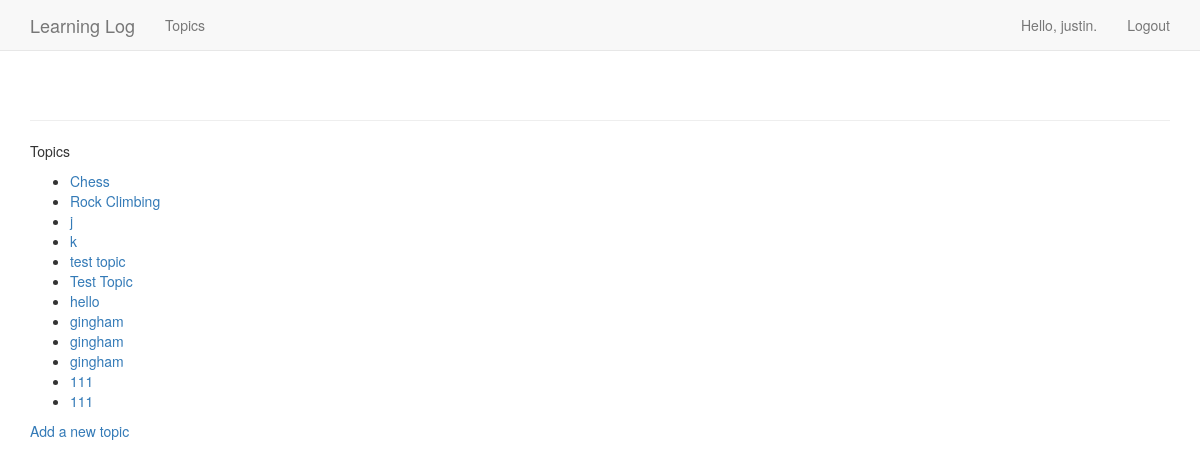
Before: /topics/ (signed in) with the older database file.
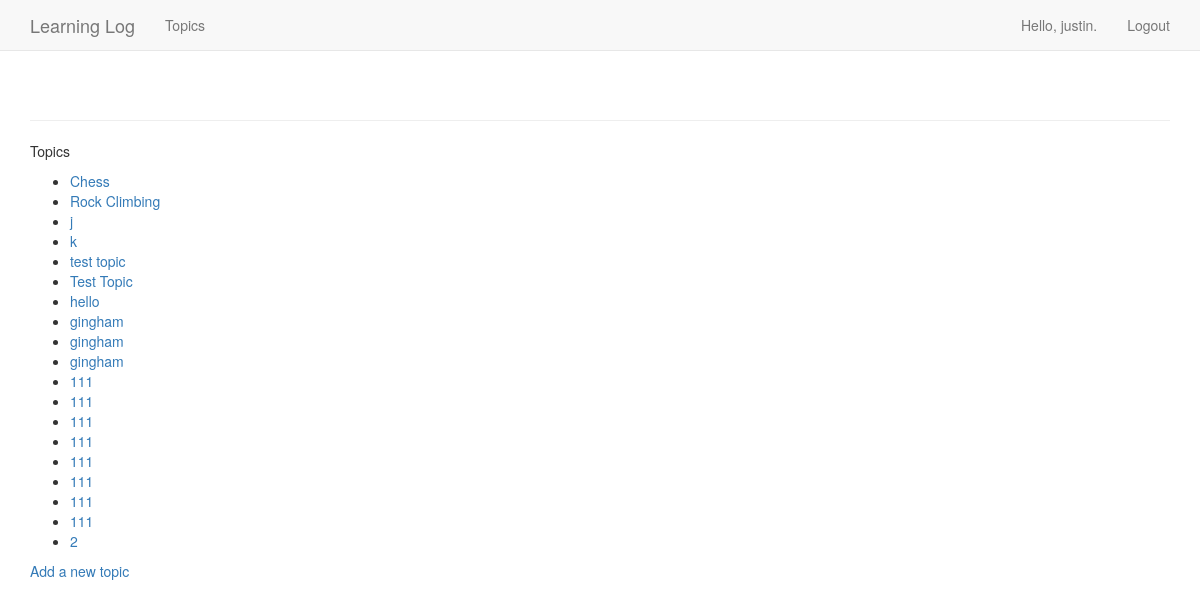
After: the same page with the newer database file.
### learning_logs/models.py (models this page shows)
class Topic(models.Model):
    text = models.CharField(max_length=200)
    date_add = models.DateTimeField(auto_now_add=True)
    owner = models.ForeignKey(User,on_delete=models.CASCADE)
    def __str__(self):
        return self.text

### learning_logs/views.py (the view)
# urls.py: path('topics/',views.topics, name="topics"),
@login_required
def topics(request):
    topics = Topic.objects.filter(owner=request.user).order_by('date_add')
    context = {'topics':topics}
    return render(request, 'learning_logs/topics.html',context)

### learning_logs/templates/learning_logs/topics.html (shortened to what this page needs)
{% extends 'learning_logs/base.html' %}{% load bootstrap3 %}
{% block content%}
    <p>Topics</p>
    <ul>
        {% for topic in topics %}
            <li>
            <a href="{% url 'learning_logs:topic' topic.id%}"> {{topic}}</a>
            </li>
        {% empty %}
            <li>No topics have been added yet.</li>
        {% endfor %}
    </ul>
    <a href="{% url 'learning_logs:new_topic' %}">Add a new topic</a>
{% endblock content %}

### learning_logs/templates/learning_logs/base.html (shortened to what this page needs)
{% load bootstrap3 %}
<!DOCTYPE html>
<html lang="en">
  <head>
    {% bootstrap_css %} {% bootstrap_javascript %}
  </head>
  <body>
    <nav class="navbar navbar-default navbar-static-top">
      <div class="container">
        <div class="navbar-header">
          <a class="navbar-brand" href="{% url 'learning_logs:index' %}">
            Learning Log</a
          >
        </div>
        <div id="navbar" class="navbar-collapse collapse">
          <ul class="nav navbar-nav">
            <li><a href="{% url 'learning_logs:topics' %}">Topics</a></li>
          </ul>
          <ul class="nav navbar-nav navbar-right">
            {% if user.is_authenticated %}
            <li><a>Hello, {{ user.username }}.</a></li>
            <li><a href="{% url 'users:logout' %}">Logout</a></li>
            {% else %}
            <li><a href="{% url 'users:register' %}">Register</a></li>
            <li><a href="{% url 'users:login' %}">Login</a></li>
            {% endif %}
          </ul>
        </div>
      </div>
    </nav>
    <div class="container">
      <div class="page-header">{% block header %}{% endblock header %}</div>
      <div>{% block content %}{% endblock content %}</div>
    </div>
  </body>
</html>

Changed rows visible on the page:
added Topic: text "111"
added Topic: text "111"
added Topic: text "111"
added Topic: text "111"
added Topic: text "111"
added Topic: text "111"
added Topic: text "2"
